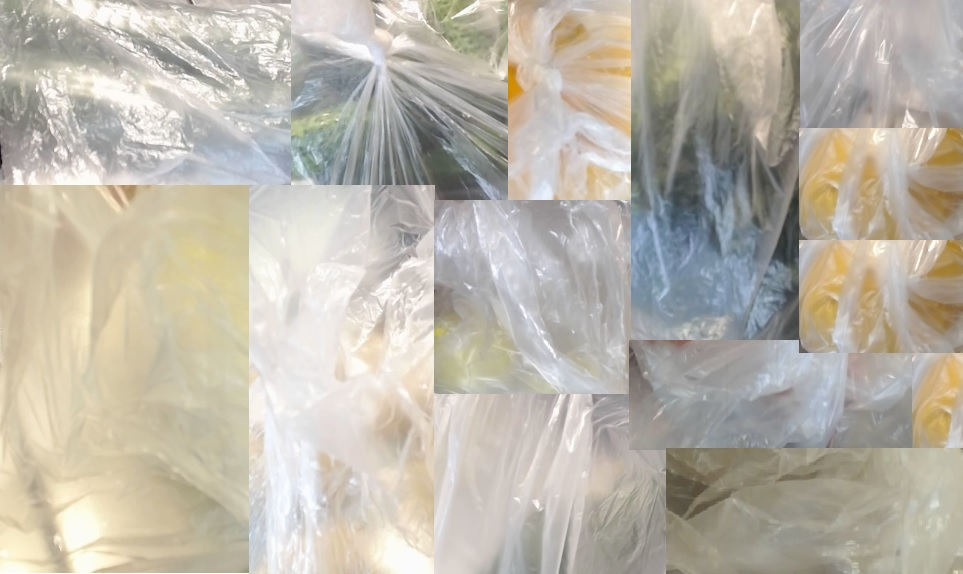
#> input picture Graphics/maiseliai.jpg, 963 x 574 px
$ python maiseliu_hist.py
#> lines starting #> are read from the running program, lines starting #| are printed output that depends on the picture
from matplotlib import pyplot as plt
from PIL import Image
import numpy as np
import cv2 as cv
import os

# Reference image
img = Image.open("maiseliai.jpg")
#> img is the input picture: PIL image 963x574 RGB; mean R, G, B 188.2, 182.6, 170.8
img_rgb = np.asarray (img)
img_hsv = cv.cvtColor(img_rgb,cv.COLOR_RGB2HSV)
#> img_hsv: shape (574, 963, 3); mean H, S, V 39.5, 29.7, 190.6


hist_img_maisas_rgb = np.vstack( [
        np.histogram ( img_rgb[:,:,0], bins=range(0,257) )[0] / np.sum(img_rgb[:,:,0]),
        np.histogram ( img_rgb[:,:,1], bins=range(0, 257))[0] / np.sum(img_rgb[:,:,1]),
        np.histogram ( img_rgb[:,:,2], bins=range(0, 257))[0] / np.sum(img_rgb[:,:,2])
    ])
hist_img_maisas_hsv = np.vstack( [
        np.histogram ( img_hsv[:,:,0], bins=range(0,257) )[0] / np.sum(img_hsv[:,:,0]),
        np.histogram ( img_hsv[:,:,1], bins=range(0, 257))[0] / np.sum(img_hsv[:,:,1]),
        np.histogram ( img_hsv[:,:,2], bins=range(0, 257))[0] / np.sum(img_hsv[:,:,2])
    ])

# Some bag-less images
cnt=0

# average histogram (RGB and HSV) holders
hist_rgb_bemaisu = np.zeros((3,256), dtype=float)
hist_hsv_bemaisu = np.zeros((3,256), dtype=float)

folder_bemaisu = r"BeMaisu"
for filename_bemaiso in os.listdir(folder_bemaisu):
    filename_full_bemaiso = os.path.join(folder_bemaisu,filename_bemaiso)
    img_bemaiso = Image.open(filename_full_bemaiso)
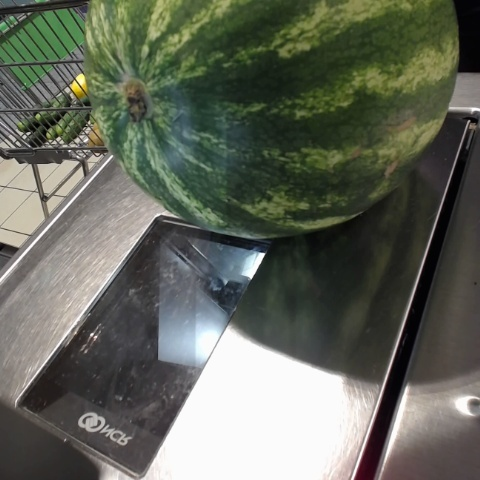
#> input picture Graphics/BeMaisu/20200902090319-991806200000-Arbzai 1kg-cam1.jpg, 480 x 480 px
#> img_bemaiso is the input picture: PIL image 480x480 RGB; mean R, G, B 99.1, 103.5, 91.5
    img_bemaiso_rgb = np.asarray (img_bemaiso)

    hist_img_bemaiso_rgb = np.vstack( [
        np.histogram ( img_bemaiso_rgb[:,:,0], bins=range(0,257) )[0] / np.sum(img_bemaiso_rgb[:,:,0]),
        np.histogram ( img_bemaiso_rgb[:,:,1], bins=range(0, 257))[0] / np.sum(img_bemaiso_rgb[:,:,1]),
        np.histogram ( img_bemaiso_rgb[:,:,2], bins=range(0, 257))[0] / np.sum(img_bemaiso_rgb[:,:,2])
    ])
    hist_rgb_bemaisu = (hist_rgb_bemaisu*cnt + hist_img_bemaiso_rgb) / (cnt+1)

    img_bemaiso_hsv = cv.cvtColor(img_bemaiso_rgb,cv.COLOR_RGB2HSV)
#> img_bemaiso_hsv: shape (480, 480, 3); mean H, S, V 47.2, 51.8, 106.2
    hist_img_bemaiso_hsv = np.vstack( [
        np.histogram ( img_bemaiso_hsv[:,:,0], bins=range(0,257) )[0] / np.sum(img_bemaiso_hsv[:,:,0]),
        np.histogram ( img_bemaiso_hsv[:,:,1], bins=range(0, 257))[0] / np.sum(img_bemaiso_hsv[:,:,1]),
        np.histogram ( img_bemaiso_hsv[:,:,2], bins=range(0, 257))[0] / np.sum(img_bemaiso_hsv[:,:,2])
    ])
    hist_hsv_bemaisu = (hist_hsv_bemaisu*cnt + hist_img_bemaiso_hsv) / (cnt+1)

    cnt +=1


# fig, axs = plt.subplots(3)
# fig.suptitle('Maiseliai, channel distribuition')
#
# axs[0].hist(img_rgb[:,:,0].ravel(), bins=255)
# axs[0].title.set_text("Red")
# axs[1].hist(img_rgb[:,:,1].ravel(), bins=255)
# axs[1].title.set_text("Green")
# axs[2].hist(img_rgb[:,:,2].ravel(), bins=255)
# axs[2].title.set_text("Blue")
# plt.show()
#
# fig, axs = plt.subplots(3)
# fig.suptitle('Maiseliai, HSV channel distribuition')
# axs[0].hist(img_hsv[:,:,0].ravel(), bins=255)
# axs[0].title.set_text("H")
# axs[1].hist(img_hsv[:,:,1].ravel(), bins=255)
# axs[1].title.set_text("S")
# axs[2].hist(img_hsv[:,:,2].ravel(), bins=255)
# axs[2].title.set_text("V")
# plt.show()

fig, axs = plt.subplots(2,3)

titles_rgb = ["R","G","B"]
titles_hsv = ["H","S","V"]
for i in range(3):
    axs[0,i].bar ( x=range(256), height=hist_img_bemaiso_rgb[i], width=1., color="blue", alpha=0.5, label="Be maiso")
    axs[0,i].bar ( x=range(256), height=hist_img_maisas_rgb[i], width=1., color="red", alpha=0.5, label="Maisas")
    axs[0,i].set_yticklabels("")
    axs[0,i].title.set_text("RGB " + titles_rgb[i])
    axs[0,i].legend()

    axs[1,i].bar ( x=range(256), height=hist_img_bemaiso_hsv[i], width=1., color="blue", alpha=0.5, label="Be maiso")
    axs[1,i].bar ( x=range(256), height=hist_img_maisas_hsv[i], width=1., color="red", alpha=0.5, label="Maisas")
    axs[1,i].set_yticklabels("")
    axs[1,i].title.set_text("HSV " + titles_hsv[i])
    axs[1,i].legend()

plt.show()
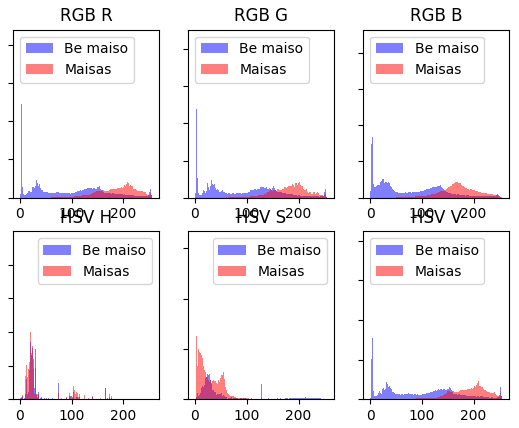
#> figure drawn by matplotlib, 6 panels
